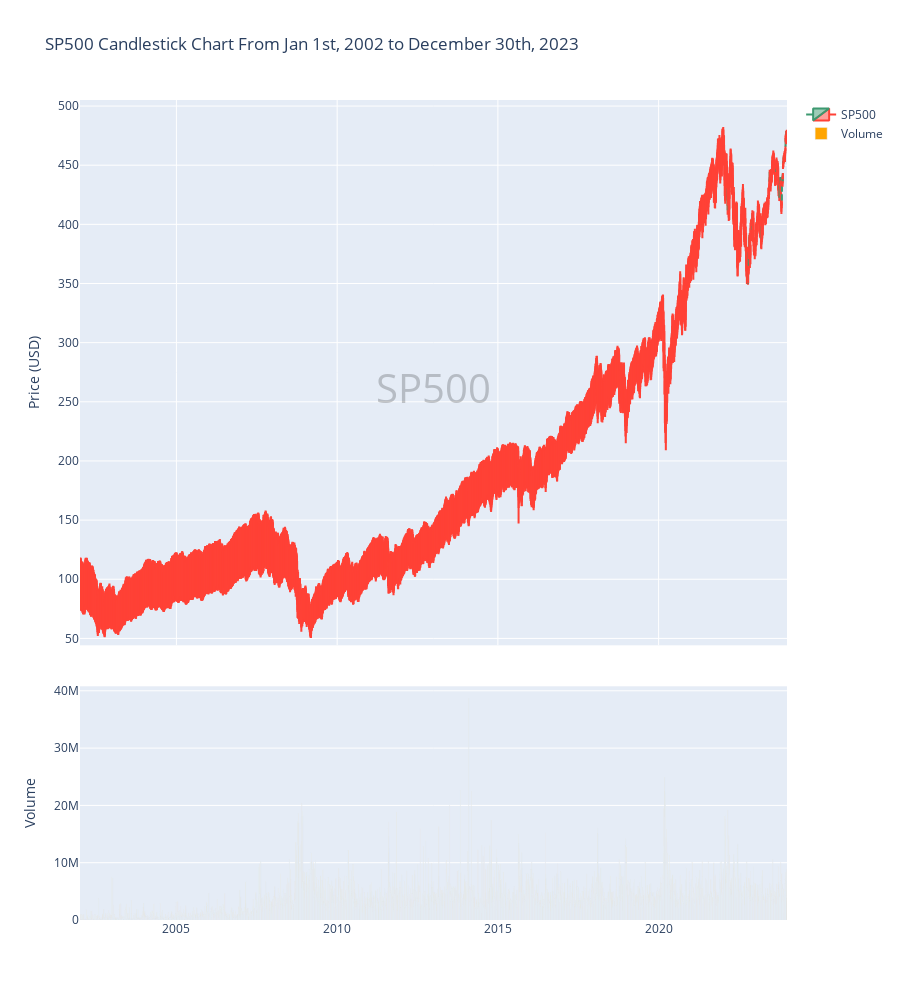

The cell this chart's notebook holds for it:
### Markdown cell above
### Price and Volume

### Code cell
# Plotting candlestick chart without indicators
fig = make_subplots(rows=2, cols=1, shared_xaxes=True, vertical_spacing=0.05, row_heights = [0.7, 0.3])
fig.add_trace(go.Candlestick(x=ivv_data.index,
                             open=ivv_data['Open'],
                             high=ivv_data['High'],
                             low=ivv_data['Low'],
                             close=ivv_data['Adj Close'],
                             name='SP500'),
              row=1, col=1)


# Plotting volume chart on the second row 
fig.add_trace(go.Bar(x=ivv_data.index,
                     y=ivv_data['Volume'],
                     name='Volume',
                     marker=dict(color='orange', opacity=1.0)),
              row=2, col=1)

# Plotting annotation
fig.add_annotation(text='SP500',
                    font=dict(color='black', size=40),
                    xref='paper', yref='paper',
                    x=0.5, y=0.65,
                    showarrow=False,
                    opacity=0.2)

# Configuring layout
fig.update_layout(title='SP500 Candlestick Chart From Jan 1st, 2002 to December 30th, 2023',
                  yaxis=dict(title='Price (USD)'),
                  height=1000)

# Configuring axes and subplots
fig.update_xaxes(rangeslider_visible=False, row=1, col=1)
fig.update_xaxes(rangeslider_visible=False, row=2, col=1)
fig.update_yaxes(title_text='Price (USD)', row=1, col=1)
fig.update_yaxes(title_text='Volume', row=2, col=1)

fig.show()

### Figure 1 — Plotly figure (JSON) as saved in the notebook; plotly's stock layout.template omitted (floating-point values rounded to 4 significant figures; data arrays with more than 128 entries replaced by an {"elided": "..."} marker saying what was removed)
{"data": [{"close": {"elided": "5537 float values"}, "high": {"elided": "5537 float values"}, "low": {"elided": "5537 float values"}, "name": "SP500", "open": {"elided": "5537 float values"}, "type": "candlestick", "x": {"elided": "5537 str values"}, "xaxis": "x", "yaxis": "y"}, {"marker": {"color": "orange", "opacity": 1}, "name": "Volume", "type": "bar", "x": {"elided": "5537 str values"}, "xaxis": "x2", "y": {"elided": "5537 int values"}, "yaxis": "y2"}], "layout": {"annotations": [{"font": {"color": "black", "size": 40}, "opacity": 0.2, "showarrow": false, "text": "SP500", "x": 0.5, "xref": "paper", "y": 0.65, "yref": "paper"}], "height": 1000, "title": {"text": "SP500 Candlestick Chart From Jan 1st, 2002 to December 30th, 2023"}, "xaxis": {"anchor": "y", "domain": [0, 1], "matches": "x2", "rangeslider": {"visible": false}, "showticklabels": false}, "xaxis2": {"anchor": "y2", "domain": [0, 1], "rangeslider": {"visible": false}}, "yaxis": {"anchor": "x", "domain": [0.335, 1.0], "title": {"text": "Price (USD)"}}, "yaxis2": {"anchor": "x2", "domain": [0, 0.285], "title": {"text": "Volume"}}}}
